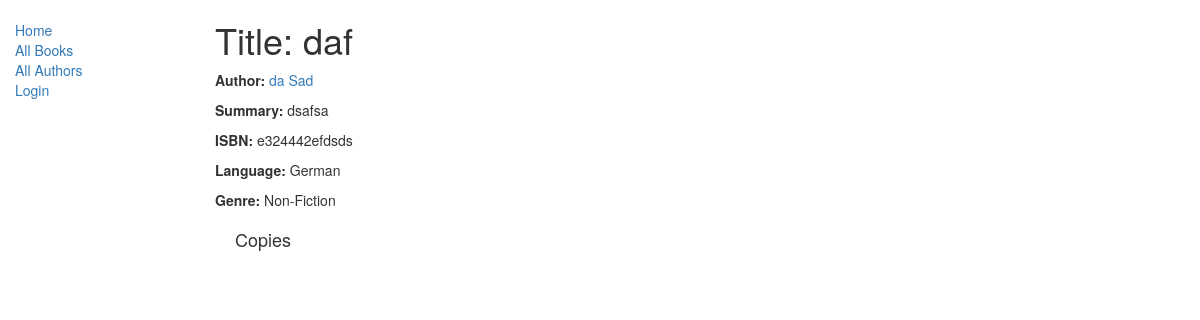
/catalog/book/3, run on the app's committed database.
### catalog/models.py (models this page shows, shortened)
class Book(models.Model):
	title = models.CharField(max_length=200)
	author = models.ForeignKey('Author', on_delete = models.SET_NULL, null = True)
	summary = models.TextField(max_length=1000, help_text='Enter a brief description of the book')
	isbn = models.CharField('ISBN', max_length=13, help_text='13 Character <a href = "https://www.isbn-international.org/content/what-isbn">ISBN number</a>')
	genre = models.ManyToManyField(Genre, help_text='Select a genre for this book')
	language = models.ForeignKey('Language', on_delete = models.SET_NULL, null=True)
	def display_genre(self):
		'''
		Creates a string for the Genre. This is required to diplay genre in Admin.
		'''
		return ' | '.join([genre.name for genre in self.genre.all()[:3] ])
	display_genre.short_description = 'Genre'

class Author(models.Model):
	first_name = models.CharField(max_length=100)
	last_name = models.CharField(max_length=100)
	date_of_birth = models.DateField(null=True, blank=True)
	date_of_death = models.DateField('Died', null=True, blank=True)
	class Meta:
		ordering = ['last_name', 'first_name']
	def __str__(self):
		return '{0} {1}'.format(self.last_name, self.first_name)

class Language(models.Model):
	name = models.CharField(max_length=200, help_text='Enter a book language')
	def __str__(self):
		return self.name

class Genre(models.Model):
	name = models.CharField(max_length=200, help_text='Enter a book genre (e.g. Science Fiction, French Poetry etc.')
	def __str__(self):
		return self.name

### catalog/views.py (the view)
# urls.py: path('book/<int:pk>', views.BookDetailView.as_view(), name ='book-detail'),
class BookDetailView(generic.DetailView):
	model = Book

### catalog/templates/catalog/book_detail.html (shortened to what this page needs)
{% extends "base_generic.html" %}
{% block content %}
  <h1>Title: {{ book.title }}</h1>
  <p><strong>Author:</strong> <a href="">{{ book.author }}</a></p>
  <p><strong>Summary:</strong> {{ book.summary }}</p>
  <p><strong>ISBN:</strong> {{ book.isbn }}</p>
  <p><strong>Language:</strong> {{ book.language }}</p>
  <p><strong>Genre:</strong> {% for genre in book.genre.all %} {{ genre }}{% if not forloop.last %}, {% endif %}{% endfor %}</p>
  <div style="margin-left:20px;margin-top:20px">
    <h4>Copies</h4>
  </div>
{% endblock %}

### data on the page
Book: title "daf", author "da Sad", summary "dsafsa", isbn "e324442efdsds", language "German"
Genre: name "Non-Fiction"
